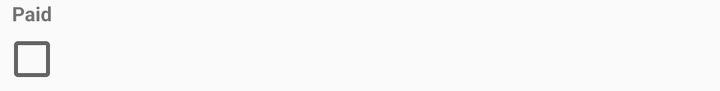
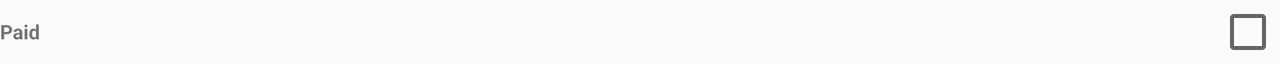

The same Android screen from two of the app's own layout files: first res/layout/ as a phone draws it, then the repository's variant for another configuration, drawn on a device whose configuration selects that folder. Both files follow.
<!-- AndroidManifest.xml: application theme AppBaseTheme -->
<!-- res/layout/is_paid_switch.xml -->
<?xml version="1.0" encoding="utf-8"?>
<LinearLayout xmlns:android="http://schemas.android.com/apk/res/android"
    android:layout_width="wrap_content"
    android:layout_height="wrap_content"
    android:orientation="vertical">

    <TextView android:layout_height="wrap_content"
        android:layout_width="wrap_content"
        android:text="@string/paid"
        android:textStyle="bold"
        android:textSize="@dimen/small"
        android:layout_gravity="center"
        />
    <CheckBox
        android:id="@+id/shop_isPaid"
        android:layout_width="wrap_content"
        android:layout_height="wrap_content"
        android:layout_gravity="center"
        android:textOn="YES"
        android:textOff="NO"
        android:textSize="@dimen/medium"
        />

    
</LinearLayout>
<!-- resources referenced by this layout -->
<resources>
  <dimen name="medium">13sp</dimen>
  <dimen name="small">10sp</dimen>
  <string name="paid">Paid</string>
  <style name="AppBaseTheme" parent="@style/Theme.AppCompat.Light">
          <item name="android:actionBarStyle" tools:ignore="NewApi">@style/MyActionBar</item>
          <item name="actionBarStyle">@style/MyActionBar</item>
          <item name="actionModeStyle">@style/MyActionMode</item>
      </style>
  <style name="MyActionBar" parent="@style/Widget.AppCompat.Light.ActionBar.Solid.Inverse">
          <item name="android:background" tools:ignore="NewApi">@color/material_deep_teal_500</item>
          <item name="background">@color/material_deep_teal_500</item>
      </style>
  <style name="MyActionMode" parent="Widget.AppCompat.ActionMode">
          <item name="actionModeBackground">@android:color/black</item>
          <item name="background">@color/material_deep_teal_200</item>
          <item name="backgroundSplit">@color/button_material_light</item>
      </style>
</resources>
<!-- res/layout-land/is_paid_switch.xml (the repository's variant of the layout above) -->
<!-- drawn on the phone turned sideways -->
<?xml version="1.0" encoding="utf-8"?>
<RelativeLayout xmlns:android="http://schemas.android.com/apk/res/android"
    android:layout_width="match_parent"
    android:layout_height="wrap_content"
    android:orientation="horizontal">
        
    <TextView android:layout_height="wrap_content"
        android:layout_width="wrap_content"
        android:layout_marginRight="@dimen/margin_medium"
        android:layout_centerVertical="true"
        android:text="@string/paid"
        android:textStyle="bold"
        android:textSize="@dimen/small"

        />
    <CheckBox
        android:id="@+id/shop_isPaid"
        android:layout_width="wrap_content"
        android:layout_height="wrap_content"
        android:layout_alignParentRight="true"
        android:textOn="YES"
        android:textOff="NO"
        android:textSize="@dimen/medium"
        />
    
</RelativeLayout>
<!-- resources referenced by the variant -->
<!-- as the phone turned sideways resolves them -->
<resources>
  <dimen name="margin_medium">4dp</dimen>
  <dimen name="medium">13sp</dimen>
  <dimen name="small">10sp</dimen>
  <string name="paid">Paid</string>
  <style name="AppBaseTheme" parent="@style/Theme.AppCompat.Light">
          <item name="android:actionBarStyle" tools:ignore="NewApi">@style/MyActionBar</item>
          <item name="actionBarStyle">@style/MyActionBar</item>
          <item name="actionModeStyle">@style/MyActionMode</item>
      </style>
  <style name="MyActionBar" parent="@style/Widget.AppCompat.Light.ActionBar.Solid.Inverse">
          <item name="android:background" tools:ignore="NewApi">@color/material_deep_teal_500</item>
          <item name="background">@color/material_deep_teal_500</item>
      </style>
  <style name="MyActionMode" parent="Widget.AppCompat.ActionMode">
          <item name="actionModeBackground">@android:color/black</item>
          <item name="background">@color/material_deep_teal_200</item>
          <item name="backgroundSplit">@color/button_material_light</item>
      </style>
</resources>
